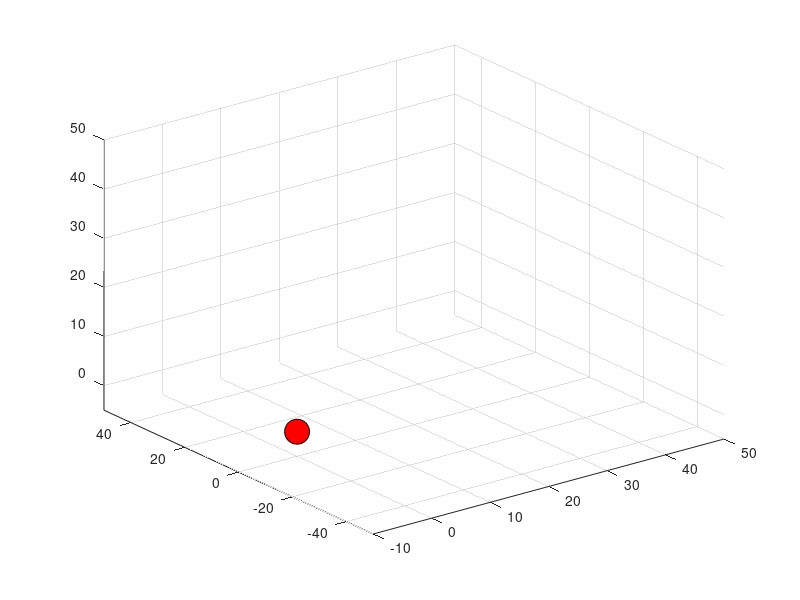

Source code (MATLAB): (Note: this script raises an error after producing the figure.)
clc;
clear;
close all;

hfig = figure(20);
grid on;
axis([-10, 50, -50, 50, -5, 50])

view(3);
hold on;

x = 0;
y = 0;
z = 0;
vx = 0.3;
vy = 0;
vz = 0.4;

hMyCar = plot3(x, y, z, 'o', 'MarkerEdgeColor', 'k', ...
    'MarkerFaceColor', 'r', 'MarkerSize', 18);

set(hMyCar, 'XData', x, 'YData', y, 'ZData', z);

T = 20;

video = VideoWriter('MovingBall.avi');
video.FrameRate = 20; 
open(video); 

for t = 1:0.1:T
    x = x + vx;
    y = y + vy;
    z = z + vz * sin(t);
    
    % Update the car's position in the plot
    set(hMyCar, 'XData', x, 'YData', y, 'ZData', z);
    
    % Capture the current frame for the video
    frame = getframe(gcf);
    writeVideo(video, frame);
    
    pause(0.05);
    drawnow;
end

% Close the video writer
close(video);
